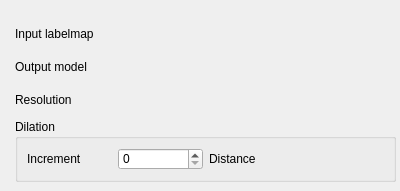
<?xml version="1.0" encoding="UTF-8"?>
<ui version="4.0">
 <class>Form</class>
 <widget class="qSlicerWidget" name="Form">
  <property name="geometry">
   <rect>
    <x>0</x>
    <y>0</y>
    <width>400</width>
    <height>191</height>
   </rect>
  </property>
  <property name="windowTitle">
   <string>Form</string>
  </property>
  <widget class="qMRMLNodeComboBox" name="MRMLNodeComboBox_2">
   <property name="geometry">
    <rect>
     <x>120</x>
     <y>53</y>
     <width>276</width>
     <height>27</height>
    </rect>
   </property>
  </widget>
  <widget class="QGroupBox" name="groupBox">
   <property name="geometry">
    <rect>
     <x>15</x>
     <y>119</y>
     <width>381</width>
     <height>63</height>
    </rect>
   </property>
   <property name="sizePolicy">
    <sizepolicy hsizetype="Minimum" vsizetype="Preferred">
     <horstretch>0</horstretch>
     <verstretch>0</verstretch>
    </sizepolicy>
   </property>
   <property name="title">
    <string>Dilation</string>
   </property>
   <layout class="QHBoxLayout" name="horizontalLayout">
    <item>
     <widget class="QLabel" name="label_5">
      <property name="text">
       <string>Increment</string>
      </property>
     </widget>
    </item>
    <item>
     <widget class="QSpinBox" name="spinBox">
      <property name="toolTip">
       <string>Distance increment (mm)</string>
      </property>
     </widget>
    </item>
    <item>
     <widget class="QLabel" name="label_2">
      <property name="text">
       <string>Distance</string>
      </property>
     </widget>
    </item>
    <item>
     <widget class="ctkSliderWidget" name="SliderWidget"/>
    </item>
   </layout>
  </widget>
  <widget class="ctkSliderWidget" name="SliderWidget_2">
   <property name="geometry">
    <rect>
     <x>120</x>
     <y>86</y>
     <width>276</width>
     <height>27</height>
    </rect>
   </property>
  </widget>
  <widget class="QLabel" name="label_3">
   <property name="geometry">
    <rect>
     <x>15</x>
     <y>86</y>
     <width>99</width>
     <height>27</height>
    </rect>
   </property>
   <property name="text">
    <string>Resolution</string>
   </property>
  </widget>
  <widget class="QLabel" name="label">
   <property name="geometry">
    <rect>
     <x>15</x>
     <y>53</y>
     <width>99</width>
     <height>27</height>
    </rect>
   </property>
   <property name="text">
    <string>Output model</string>
   </property>
  </widget>
  <widget class="QLabel" name="label_6">
   <property name="geometry">
    <rect>
     <x>15</x>
     <y>20</y>
     <width>99</width>
     <height>27</height>
    </rect>
   </property>
   <property name="text">
    <string>Input labelmap</string>
   </property>
  </widget>
  <widget class="qMRMLNodeComboBox" name="MRMLNodeComboBox">
   <property name="geometry">
    <rect>
     <x>120</x>
     <y>20</y>
     <width>276</width>
     <height>27</height>
    </rect>
   </property>
  </widget>
 </widget>
 <customwidgets>
  <customwidget>
   <class>ctkSliderWidget</class>
   <extends>QWidget</extends>
   <header>ctkSliderWidget.h</header>
  </customwidget>
  <customwidget>
   <class>qMRMLNodeComboBox</class>
   <extends>QWidget</extends>
   <header>qMRMLNodeComboBox.h</header>
  </customwidget>
  <customwidget>
   <class>qSlicerWidget</class>
   <extends>QWidget</extends>
   <header>qSlicerWidget.h</header>
   <container>1</container>
  </customwidget>
 </customwidgets>
 <resources/>
 <connections/>
</ui>
